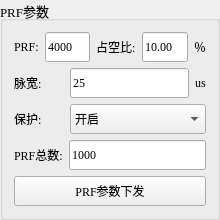
      <widget class="QGroupBox" name="prfParamGroup">
       <property name="maximumSize">
        <size>
         <width>220</width>
         <height>240</height>
        </size>
       </property>
       <property name="font">
        <font>
         <family>Times New Roman</family>
         <pointsize>10</pointsize>
        </font>
       </property>
       <property name="focusPolicy">
        <enum>Qt::WheelFocus</enum>
       </property>
       <property name="title">
        <string>PRF参数</string>
       </property>
       <layout class="QVBoxLayout" name="verticalLayout">
        <item>
         <layout class="QHBoxLayout" name="horizontalLayout">
          <item>
           <widget class="QLabel" name="prfValueLabel">
            <property name="minimumSize">
             <size>
              <width>0</width>
              <height>30</height>
             </size>
            </property>
            <property name="maximumSize">
             <size>
              <width>16777215</width>
              <height>30</height>
             </size>
            </property>
            <property name="font">
             <font>
              <family>Times New Roman</family>
              <pointsize>9</pointsize>
             </font>
            </property>
            <property name="focusPolicy">
             <enum>Qt::WheelFocus</enum>
            </property>
            <property name="text">
             <string>PRF:</string>
            </property>
           </widget>
          </item>
          <item>
           <widget class="QLineEdit" name="prfValueLineEdit">
            <property name="minimumSize">
             <size>
              <width>0</width>
              <height>30</height>
             </size>
            </property>
            <property name="font">
             <font>
              <family>Times New Roman</family>
              <pointsize>9</pointsize>
             </font>
            </property>
            <property name="focusPolicy">
             <enum>Qt::WheelFocus</enum>
            </property>
            <property name="text">
             <string>4000</string>
            </property>
           </widget>
          </item>
          <item>
           <widget class="QLabel" name="dutyCycleLabel">
            <property name="minimumSize">
             <size>
              <width>0</width>
              <height>30</height>
             </size>
            </property>
            <property name="maximumSize">
             <size>
              <width>16777215</width>
              <height>30</height>
             </size>
            </property>
            <property name="font">
             <font>
              <family>Times New Roman</family>
              <pointsize>9</pointsize>
             </font>
            </property>
            <property name="focusPolicy">
             <enum>Qt::WheelFocus</enum>
            </property>
            <property name="text">
             <string>占空比:</string>
            </property>
           </widget>
          </item>
          <item>
           <widget class="QLineEdit" name="dutyCycleLineEdit">
            <property name="minimumSize">
             <size>
              <width>0</width>
              <height>30</height>
             </size>
            </property>
            <property name="font">
             <font>
              <family>Times New Roman</family>
              <pointsize>9</pointsize>
             </font>
            </property>
            <property name="focusPolicy">
             <enum>Qt::WheelFocus</enum>
            </property>
            <property name="text">
             <string>10.00</string>
            </property>
           </widget>
          </item>
          <item>
           <widget class="QLabel" name="dutyCycleLabel_2">
            <property name="minimumSize">
             <size>
              <width>0</width>
              <height>30</height>
             </size>
            </property>
            <property name="maximumSize">
             <size>
              <width>16777215</width>
              <height>30</height>
             </size>
            </property>
            <property name="font">
             <font>
              <family>Times New Roman</family>
              <pointsize>9</pointsize>
             </font>
            </property>
            <property name="focusPolicy">
             <enum>Qt::WheelFocus</enum>
            </property>
            <property name="text">
             <string>％</string>
            </property>
           </widget>
          </item>
         </layout>
        </item>
        <item>
         <layout class="QHBoxLayout" name="horizontalLayout_2">
          <item>
           <widget class="QLabel" name="pulseWidthLabel">
            <property name="minimumSize">
             <size>
              <width>50</width>
              <height>30</height>
             </size>
            </property>
            <property name="maximumSize">
             <size>
              <width>50</width>
              <height>30</height>
             </size>
            </property>
            <property name="font">
             <font>
              <family>Times New Roman</family>
              <pointsize>9</pointsize>
             </font>
            </property>
            <property name="focusPolicy">
             <enum>Qt::WheelFocus</enum>
            </property>
            <property name="text">
             <string>脉宽:</string>
            </property>
           </widget>
          </item>
          <item>
           <widget class="QLineEdit" name="pulseWidthLineEdit">
            <property name="minimumSize">
             <size>
              <width>0</width>
              <height>30</height>
             </size>
            </property>
            <property name="font">
             <font>
              <family>Times New Roman</family>
              <pointsize>9</pointsize>
             </font>
            </property>
            <property name="focusPolicy">
             <enum>Qt::WheelFocus</enum>
            </property>
            <property name="text">
             <string>25</string>
            </property>
           </widget>
          </item>
          <item>
           <widget class="QLabel" name="pulseWidthLabel_2">
            <property name="minimumSize">
             <size>
              <width>0</width>
              <height>30</height>
             </size>
            </property>
            <property name="maximumSize">
             <size>
              <width>16777215</width>
              <height>30</height>
             </size>
            </property>
            <property name="font">
             <font>
              <family>Times New Roman</family>
              <pointsize>9</pointsize>
             </font>
            </property>
            <property name="focusPolicy">
             <enum>Qt::WheelFocus</enum>
            </property>
            <property name="text">
             <string>us</string>
            </property>
           </widget>
          </item>
         </layout>
        </item>
        <item>
         <layout class="QHBoxLayout" name="horizontalLayout_3">
          <item>
           <widget class="QLabel" name="protectionLabel">
            <property name="minimumSize">
             <size>
              <width>0</width>
              <height>30</height>
             </size>
            </property>
            <property name="maximumSize">
             <size>
              <width>50</width>
              <height>30</height>
             </size>
            </property>
            <property name="font">
             <font>
              <family>Times New Roman</family>
              <pointsize>9</pointsize>
             </font>
            </property>
            <property name="focusPolicy">
             <enum>Qt::WheelFocus</enum>
            </property>
            <property name="text">
             <string>保护:</string>
            </property>
           </widget>
          </item>
          <item>
           <widget class="QComboBox" name="protectionComboBox">
            <property name="minimumSize">
             <size>
              <width>0</width>
              <height>30</height>
             </size>
            </property>
            <property name="maximumSize">
             <size>
              <width>16777215</width>
              <height>30</height>
             </size>
            </property>
            <property name="font">
             <font>
              <family>Times New Roman</family>
              <pointsize>9</pointsize>
             </font>
            </property>
            <property name="focusPolicy">
             <enum>Qt::WheelFocus</enum>
            </property>
            <item>
             <property name="text">
              <string>开启</string>
             </property>
            </item>
            <item>
             <property name="text">
              <string>关闭</string>
             </property>
            </item>
           </widget>
          </item>
         </layout>
        </item>
        <item>
         <layout class="QHBoxLayout" name="horizontalLayout_4">
          <item>
           <widget class="QLabel" name="totalCountLabel">
            <property name="minimumSize">
             <size>
              <width>0</width>
              <height>30</height>
             </size>
            </property>
            <property name="maximumSize">
             <size>
              <width>16777215</width>
              <height>30</height>
             </size>
            </property>
            <property name="font">
             <font>
              <family>Times New Roman</family>
              <pointsize>9</pointsize>
             </font>
            </property>
            <property name="focusPolicy">
             <enum>Qt::WheelFocus</enum>
            </property>
            <property name="text">
             <string>PRF总数:</string>
            </property>
           </widget>
          </item>
          <item>
           <widget class="QLineEdit" name="pulseWidthLineEdit_2">
            <property name="minimumSize">
             <size>
              <width>0</width>
              <height>30</height>
             </size>
            </property>
            <property name="font">
             <font>
              <family>Times New Roman</family>
              <pointsize>9</pointsize>
             </font>
            </property>
            <property name="focusPolicy">
             <enum>Qt::WheelFocus</enum>
            </property>
            <property name="text">
             <string>1000</string>
            </property>
           </widget>
          </item>
         </layout>
        </item>
        <item>
         <widget class="QPushButton" name="prfDownloadButton">
          <property name="minimumSize">
           <size>
            <width>0</width>
            <height>30</height>
           </size>
          </property>
          <property name="maximumSize">
           <size>
            <width>16777215</width>
            <height>30</height>
           </size>
          </property>
          <property name="font">
           <font>
            <family>Times New Roman</family>
            <pointsize>9</pointsize>
           </font>
          </property>
          <property name="focusPolicy">
           <enum>Qt::WheelFocus</enum>
          </property>
          <property name="text">
           <string>PRF参数下发</string>
          </property>
         </widget>
        </item>
       </layout>
      </widget>
